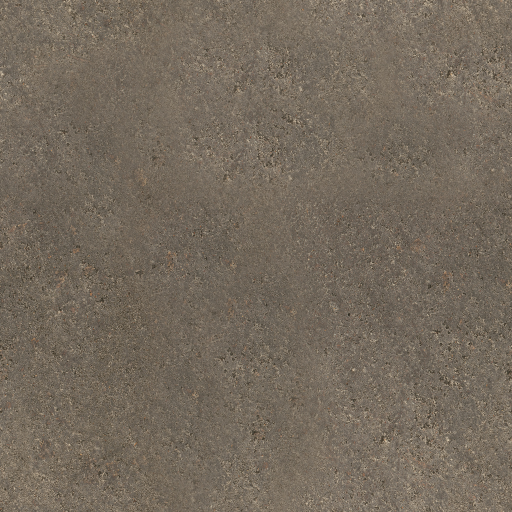
#> input picture _art/sources/environment3d/surface_sources/rock_01_diff_1k.jpg, 1024 x 1024 px (shown at 1/2 size)
$ python -i build_siege_keep.py   (imports and definitions only)
#> lines starting #> are read from the running program, lines starting #| are printed output that depends on the picture
"""Author the siege-night variant of the live Kyuden Hida keep."""
import argparse
from copy import copy, deepcopy
import json
from pathlib import Path
import sys

import numpy as np
from PIL import Image
from scipy.ndimage import gaussian_filter

HERE = Path(__file__).resolve().parent
WORK = HERE.parent
sys.path.insert(0, str(WORK / "volcanic-route"))
from volcanic_route import game_definition
import export_coast
import diorama_trees
from build_hoshi_stall import box
from build_kaiu_kit import world_mesh
from export_coast import Geometry, export
from publish_castle_gates import CATALOG, INDEX, RUNTIME, hash_data, publish, require, resource_files
from publish_verified_visual_maps import plan


STAGE = HERE / "native_environment"
RECEIPT = HERE / "receipt.json"
TEX = STAGE / "tex"
SCANS = WORK / "coast-kit/surface_sources"
RENDERS = Path("project/resource/renderset.json")
FLOORS = ("M501", "M502", "M503")
ARENA = "M816"
STAIR_FRAME = "hida_siege_stair_frame"
STAIR_LEAF = "hida_siege_stair_leaf"
LANTERN = "castle_kaiu_lantern"
ANDON = "castle_paper_andon"
TABLE = "castle_council_table"
CHEST = "castle_lacquer_supply_chest"
SCROLLS = "castle_scroll_stack"
BENCH = "hida_cell_cedar_bench"
PROPS = {
    "tray": ("hida_siege_serving_tray", (.63,.25,.44)),
    "cabinet": ("hida_siege_archive_cabinet", (1.26,.93,.57)),
}
COLORS = {
    "cedar": ((89, 40, 37), .34, .86),
    "plank": ((116, 61, 42), .37, .80),
    "iron": ((36, 42, 64), .17, .64),
    "stone": ((41, 61, 100), .32, .91),
    "paper": ((224, 178, 118), .11, .94),
    "plaster": ((114, 152, 180), .17, .91),
    "indigo": ((22, 58, 125), .19, .94),
    "weave": ((40, 95, 128), .24, .94),
    "linen": ((168, 148, 116), .18, .96),
    "red": ((153, 32, 42), .12, .82),
    "gold": ((200, 126, 46), .16, .68),
}
MATERIALS = {key: (f"hida_siege_{key}.png", spec[2]) for key, spec in COLORS.items()}
NORMAL = "hida_siege_cut_slate_normal.png"


def read_json(path):
    return json.loads(path.read_bytes())


def write_image(path, values):
    Image.fromarray(np.uint8(np.clip(values, 0, 255))).save(path)


def detail(path, smooth=2.5):
#> called with path = '../surface_sources/rock_01_diff_1k.jpg', smooth = 2.5
    raw = np.asarray(Image.open(path).convert("L").resize((768, 768)), dtype=float)
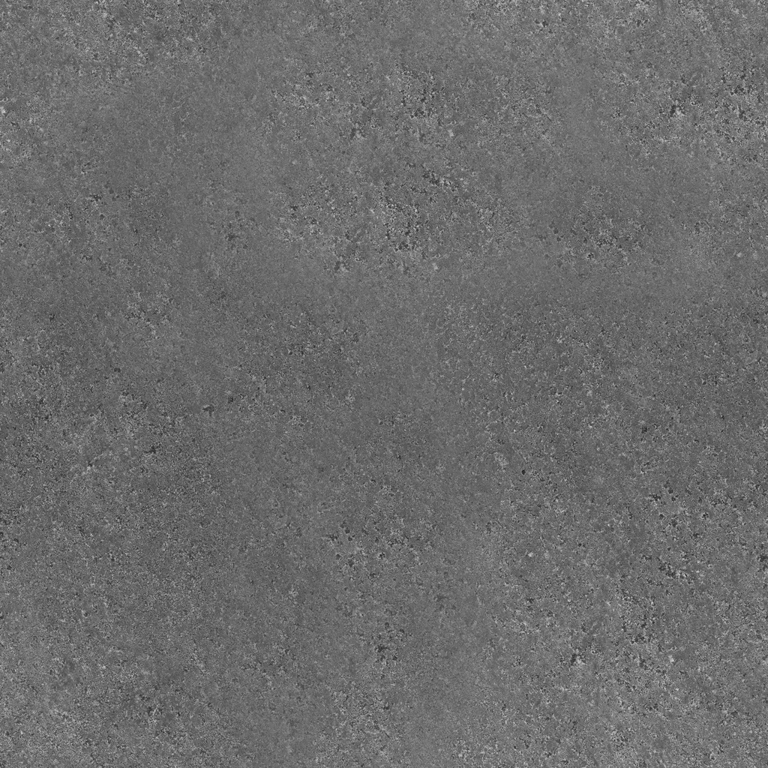
#> raw: shape (768, 768) float64; min 30, max 208, mean 108
    low = gaussian_filter(raw, 8.4, mode="wrap")
    signal = low + .60 * (gaussian_filter(raw, smooth, mode="wrap") - low)
    return np.clip((signal - np.median(signal)) / (2.0 * max(1, signal.std())), -.90, 1.)
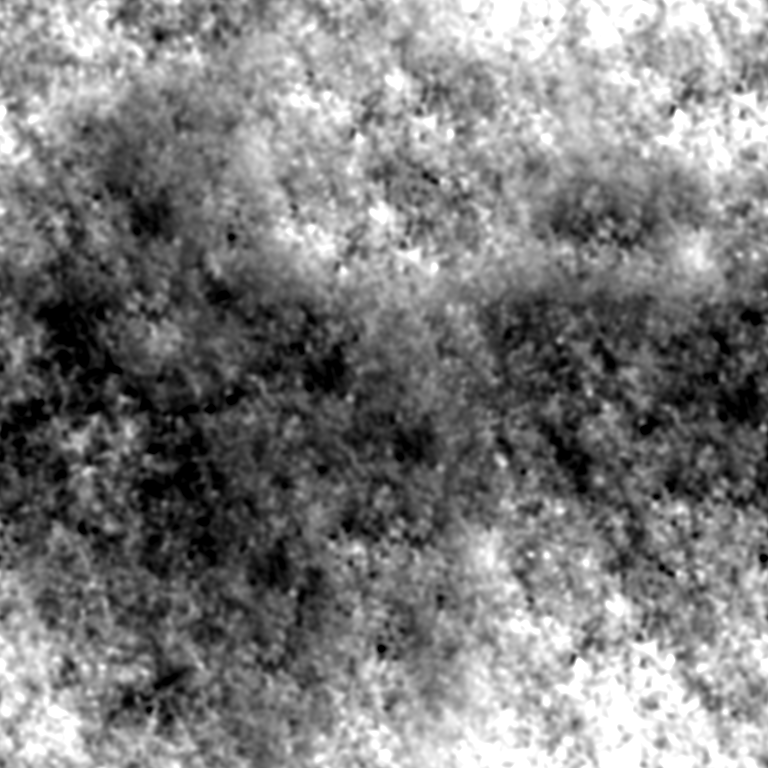
#> returned value: shape (768, 768) float64; min -0.9, max 1, mean 0.0331; drawn with min black and max white


# [336 lines left out: functions textures, tile_styles, stairs_geometry, shoji, stairs_decor, edged_mat and 10 more, not called in this run]


# [13 lines not run here, left out]

>>> result = detail('../surface_sources/rock_01_diff_1k.jpg')

$ run again, on _art/sources/environment3d/surface_sources/autumn_valley_leaf_litter.png
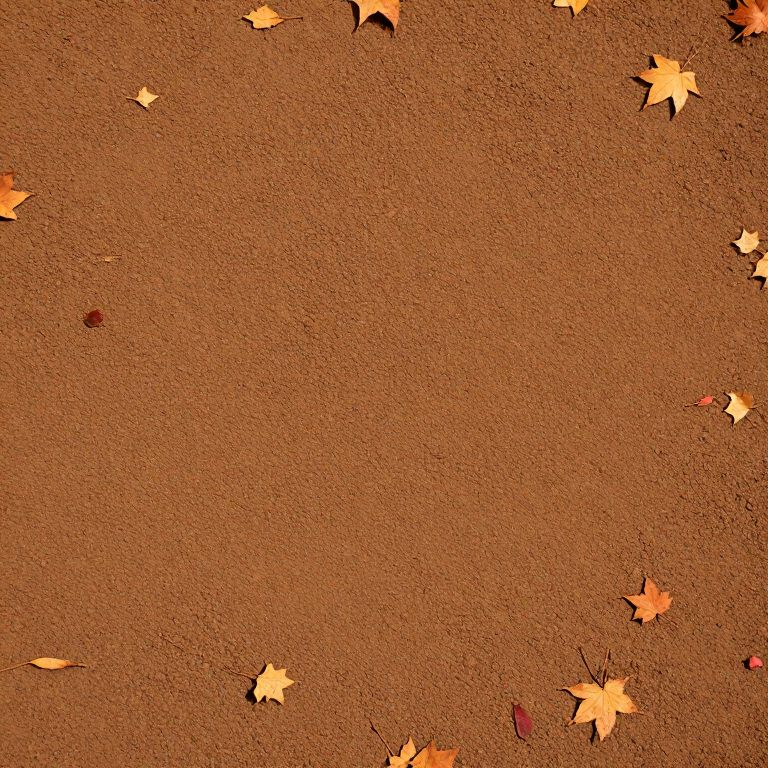
#> input picture _art/sources/environment3d/surface_sources/autumn_valley_leaf_litter.png, 768 x 768 px
#> in detail, `low = gaussian_filter(raw, 8.4, mode="wrap")`:
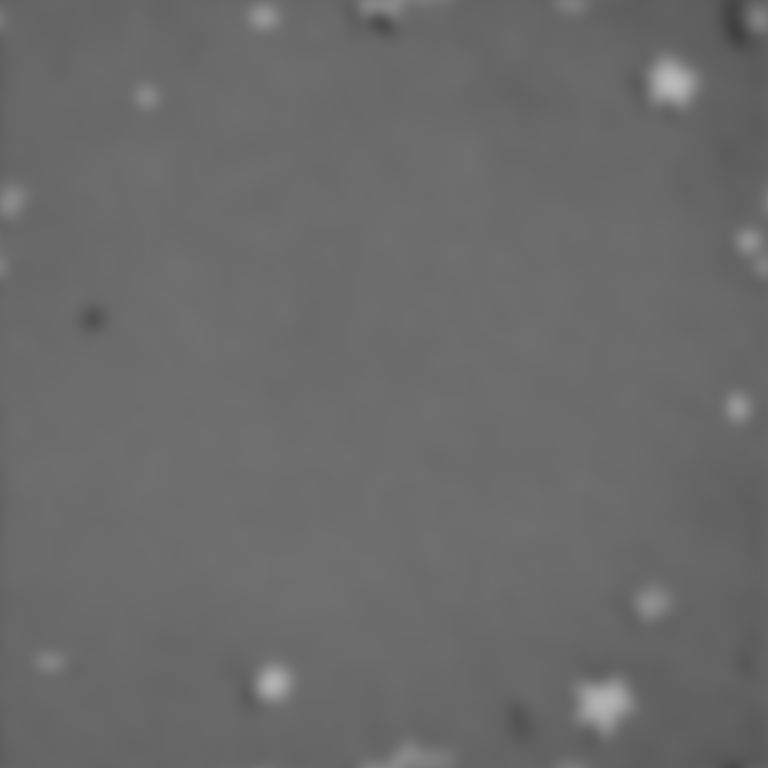
#> low: shape (768, 768) float64; min 64.05, max 186.4, mean 106.9
#> in detail, `return np.clip((signal - np.median(signal)) / (2.0 * max(1, signal.std..`:
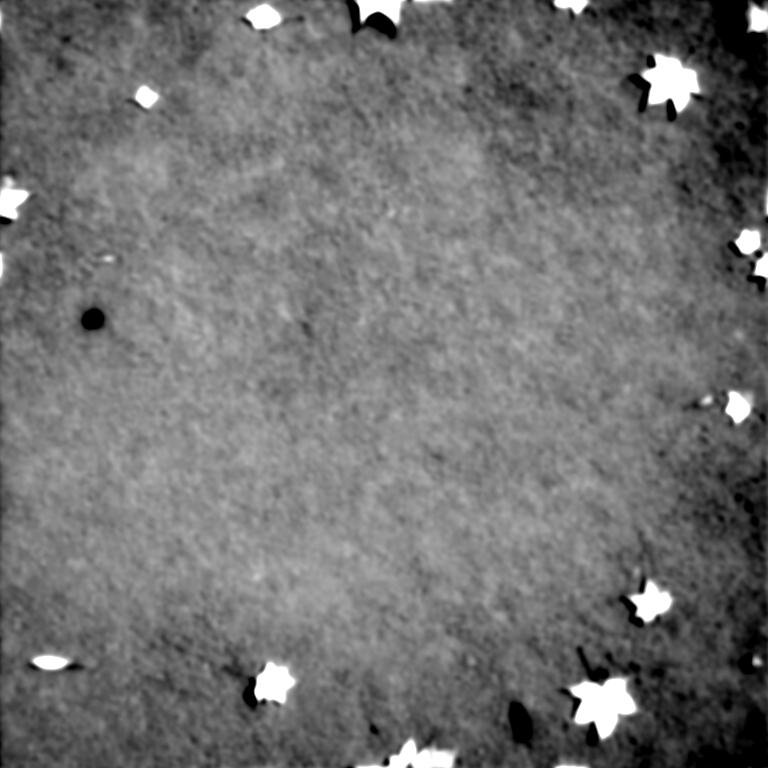
#> returned value: shape (768, 768) float64; min -0.9, max 1, mean -0.0495; drawn with min black and max white
